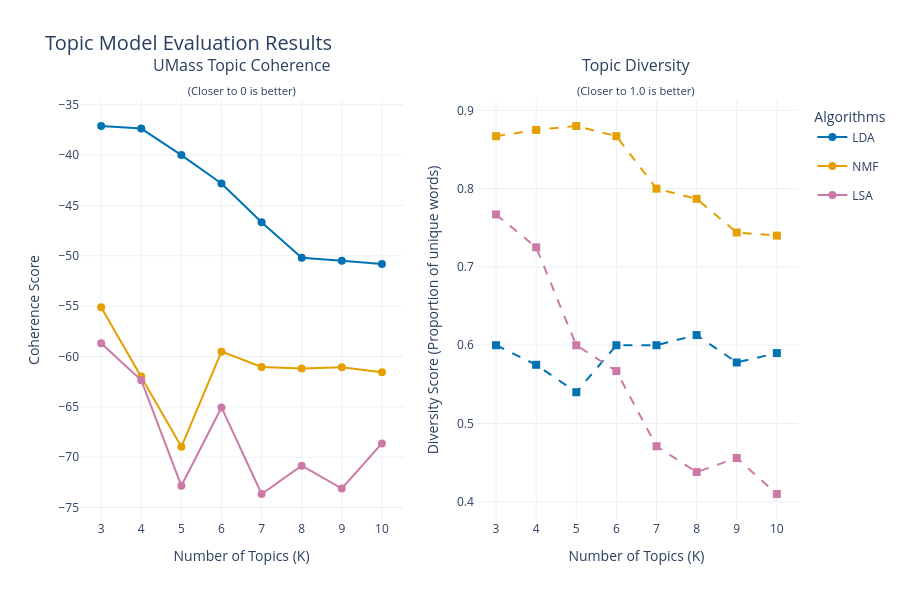

Notebook source saved alongside this figure:
### Code cell
import numpy as np
import pandas as pd
import plotly.graph_objects as go
from plotly.subplots import make_subplots
from joblib import Parallel, delayed
from sklearn.decomposition import LatentDirichletAllocation, NMF, TruncatedSVD

print("Initializing High-Performance Parallel Topic Model Evaluator...")

# CONFIGURATION
# Define the range of 'K' (number of topics) to test
TOPIC_RANGE = [3, 4, 5, 6, 7, 8, 9, 10]
ALGORITHMS = ['LDA', 'NMF', 'LSA']
NO_TOP_WORDS = 10 # Number of words to evaluate for Coherence and Diversity

# Pre-calculate a binary Document-Term matrix. 
binary_bow_matrix = (bow_matrix > 0).astype(int)

# CUSTOM EVALUATION METRICS 
def calculate_diversity(topic_words_list):
    """
    Calculates Topic Diversity.
    Formula: (Number of unique words across all topics) / (Total words extracted)
    Range: 0.0 to 1.0 (Higher is better)
    """
    all_words = []
    for words in topic_words_list:
        all_words.extend(words)
    unique_words = set(all_words)
    return len(unique_words) / len(all_words)

def calculate_umass_coherence(topic_words_indices, binary_matrix):
    """
    Calculates UMass Coherence directly from the binary Bag of Words matrix.
    It checks how often the top words co-occur in the actual lyrics.
    (Closer to 0 is better, highly negative means poor coherence).
    """
    coherence_score = 0.0
    num_topics = len(topic_words_indices)
    
    for word_indices in topic_words_indices:
        topic_score = 0.0
        # Iterate over all word pairs (w_i, w_j) in the top words
        for i in range(1, len(word_indices)):
            for j in range(i):
                w_i = word_indices[i]
                w_j = word_indices[j]
                
                # Document frequency of w_j
                doc_freq_j = binary_matrix[:, w_j].sum()
                # Co-document frequency of w_i and w_j
                # Using sparse matrix dot product for speed
                co_doc_freq = binary_matrix[:, w_i].T.dot(binary_matrix[:, w_j])[0, 0]
                
                # UMass formula with +1 smoothing to avoid log(0)
                if doc_freq_j > 0:
                    topic_score += np.log((co_doc_freq + 1.0) / doc_freq_j)
                    
        coherence_score += topic_score
        
    return coherence_score / num_topics

# PARALLEL WORKER FUNCTION
def train_and_evaluate(algo_name, k, bow_mat, tfidf_mat, feature_names, binary_mat):
    """
    This is the core function that will be shipped to each CPU thread.
    """
    # Initialize the correct model based on the name
    if algo_name == 'LDA':
        model = LatentDirichletAllocation(n_components=k, random_state=42, max_iter=10)
        matrix_to_use = bow_mat # LDA must use BoW
    elif algo_name == 'NMF':
        model = NMF(n_components=k, random_state=42, init='nndsvd', max_iter=200)
        matrix_to_use = tfidf_mat # NMF uses TF-IDF
    elif algo_name == 'LSA':
        model = TruncatedSVD(n_components=k, random_state=42)
        matrix_to_use = tfidf_mat # LSA uses TF-IDF
        
    # Train the model
    model.fit(matrix_to_use)
    
    # Extract top words indices for metrics
    topic_words_indices = []
    topic_words_strings = []
    
    for topic in model.components_:
        # Get top indices
        top_indices = topic.argsort()[:-NO_TOP_WORDS - 1:-1]
        topic_words_indices.append(top_indices)
        
        # Get top actual string words for diversity
        top_strings = [feature_names[i] for i in top_indices]
        topic_words_strings.append(top_strings)
        
    # Calculate Custom Metrics
    diversity = calculate_diversity(topic_words_strings)
    coherence = calculate_umass_coherence(topic_words_indices, binary_mat)
    
    # Return a dictionary of results for this specific run
    return {
        'Algorithm': algo_name,
        'K_Topics': k,
        'Diversity': round(diversity, 3),
        'Coherence': round(coherence, 3)
    }

# EXECUTE PARALLEL GRID SEARCH 
print(f"Distributing tasks across all CPU cores (n_jobs=-1)...")
# Build the task list
tasks = [(algo, k) for algo in ALGORITHMS for k in TOPIC_RANGE]

# Run the tasks in parallel
# n_jobs=-1 tells joblib to use 100% of available CPU cores
results = Parallel(n_jobs=-1, verbose=10)(
    delayed(train_and_evaluate)(
        algo, k, bow_matrix, tfidf_matrix, feature_names, binary_bow_matrix
    ) for algo, k in tasks
)

# Convert results to a clean Pandas DataFrame for easy reading
df_results = pd.DataFrame(results)
print("\n" + "="*50)
print("              EVALUATION COMPLETED")
print("="*50)
print(df_results.sort_values(by=['Algorithm', 'K_Topics']).to_string(index=False))


# VISUALIZE THE RESULTS (Plotly)
print("\nGenerazione della dashboard interattiva...")

# Colorblind-Friendly palette
colors = {'LDA': '#0072B2', 'NMF': '#E69F00', 'LSA': '#CC79A7'}

# Initialize a figure with two side-by-side subplots
fig = make_subplots(
    rows=1, cols=2,
    subplot_titles=(
        'UMass Topic Coherence<br><sub>(Closer to 0 is better)</sub>', 
        'Topic Diversity<br><sub>(Closer to 1.0 is better)</sub>'
    ),
    horizontal_spacing=0.1
)

# Populate the subplots with lines and markers for each algorithm
for algo in ALGORITHMS:
    subset = df_results[df_results['Algorithm'] == algo]
    
    # Graph 1: Coherence
    fig.add_trace(go.Scatter(
        x=subset['K_Topics'], 
        y=subset['Coherence'],
        mode='lines+markers',
        name=algo,
        line=dict(color=colors[algo], width=2),
        marker=dict(symbol='circle', size=8),
        legendgroup=algo,
        hovertemplate="<b>%{text}</b><br>K: %{x}<br>Coerenza: %{y:.3f}<extra></extra>",
        text=[algo] * len(subset)
    ), row=1, col=1)
    
    # Graph 2: Diversity
    fig.add_trace(go.Scatter(
        x=subset['K_Topics'], 
        y=subset['Diversity'],
        mode='lines+markers',
        name=algo,
        line=dict(color=colors[algo], width=2, dash='dash'),
        marker=dict(symbol='square', size=8),
        legendgroup=algo,
        showlegend=False, 
        hovertemplate="<b>%{text}</b><br>K: %{x}<br>Diversità: %{y:.3f}<extra></extra>",
        text=[algo] * len(subset)
    ), row=1, col=2)

fig.update_layout(
    title_text="Topic Model Evaluation Results",
    title_font_size=20,
    height=600,
    template="plotly_white",
    legend=dict(
        title="Algorithms",
        yanchor="top", y=0.99,
        xanchor="left", x=1.02
    ),
    hovermode="x unified"
)

# Axes Labels
fig.update_xaxes(title_text="Number of Topics (K)", tickmode='linear', dtick=1, row=1, col=1)
fig.update_xaxes(title_text="Number of Topics (K)", tickmode='linear', dtick=1, row=1, col=2)

fig.update_yaxes(title_text="Coherence Score", row=1, col=1)
fig.update_yaxes(title_text="Diversity Score (Proportion of unique words)", row=1, col=2)

# Show the interactive plot
fig.show()

### Figure 1 — Plotly figure (JSON) as saved in the notebook; plotly's stock layout.template omitted (floating-point values rounded to 4 significant figures)
{"data": [{"hovertemplate": "<b>%{text}</b><br>K: %{x}<br>Coerenza: %{y:.3f}<extra></extra>", "legendgroup": "LDA", "line": {"color": "#0072B2", "width": 2}, "marker": {"size": 8, "symbol": "circle"}, "mode": "lines+markers", "name": "LDA", "text": ["LDA", "LDA", "LDA", "LDA", "LDA", "LDA", "LDA", "LDA"], "type": "scatter", "x": [3, 4, 5, 6, 7, 8, 9, 10], "xaxis": "x", "y": [-37.11, -37.36, -40.0, -42.82, -46.67, -50.19, -50.48, -50.82], "yaxis": "y"}, {"hovertemplate": "<b>%{text}</b><br>K: %{x}<br>Diversità: %{y:.3f}<extra></extra>", "legendgroup": "LDA", "line": {"color": "#0072B2", "dash": "dash", "width": 2}, "marker": {"size": 8, "symbol": "square"}, "mode": "lines+markers", "name": "LDA", "showlegend": false, "text": ["LDA", "LDA", "LDA", "LDA", "LDA", "LDA", "LDA", "LDA"], "type": "scatter", "x": [3, 4, 5, 6, 7, 8, 9, 10], "xaxis": "x2", "y": [0.6, 0.575, 0.54, 0.6, 0.6, 0.613, 0.578, 0.59], "yaxis": "y2"}, {"hovertemplate": "<b>%{text}</b><br>K: %{x}<br>Coerenza: %{y:.3f}<extra></extra>", "legendgroup": "NMF", "line": {"color": "#E69F00", "width": 2}, "marker": {"size": 8, "symbol": "circle"}, "mode": "lines+markers", "name": "NMF", "text": ["NMF", "NMF", "NMF", "NMF", "NMF", "NMF", "NMF", "NMF"], "type": "scatter", "x": [3, 4, 5, 6, 7, 8, 9, 10], "xaxis": "x", "y": [-55.11, -61.99, -68.97, -59.52, -61.04, -61.19, -61.07, -61.57], "yaxis": "y"}, {"hovertemplate": "<b>%{text}</b><br>K: %{x}<br>Diversità: %{y:.3f}<extra></extra>", "legendgroup": "NMF", "line": {"color": "#E69F00", "dash": "dash", "width": 2}, "marker": {"size": 8, "symbol": "square"}, "mode": "lines+markers", "name": "NMF", "showlegend": false, "text": ["NMF", "NMF", "NMF", "NMF", "NMF", "NMF", "NMF", "NMF"], "type": "scatter", "x": [3, 4, 5, 6, 7, 8, 9, 10], "xaxis": "x2", "y": [0.867, 0.875, 0.88, 0.867, 0.8, 0.787, 0.744, 0.74], "yaxis": "y2"}, {"hovertemplate": "<b>%{text}</b><br>K: %{x}<br>Coerenza: %{y:.3f}<extra></extra>", "legendgroup": "LSA", "line": {"color": "#CC79A7", "width": 2}, "marker": {"size": 8, "symbol": "circle"}, "mode": "lines+markers", "name": "LSA", "text": ["LSA", "LSA", "LSA", "LSA", "LSA", "LSA", "LSA", "LSA"], "type": "scatter", "x": [3, 4, 5, 6, 7, 8, 9, 10], "xaxis": "x", "y": [-58.69, -62.36, -72.84, -65.06, -73.65, -70.84, -73.11, -68.63], "yaxis": "y"}, {"hovertemplate": "<b>%{text}</b><br>K: %{x}<br>Diversità: %{y:.3f}<extra></extra>", "legendgroup": "LSA", "line": {"color": "#CC79A7", "dash": "dash", "width": 2}, "marker": {"size": 8, "symbol": "square"}, "mode": "lines+markers", "name": "LSA", "showlegend": false, "text": ["LSA", "LSA", "LSA", "LSA", "LSA", "LSA", "LSA", "LSA"], "type": "scatter", "x": [3, 4, 5, 6, 7, 8, 9, 10], "xaxis": "x2", "y": [0.767, 0.725, 0.6, 0.567, 0.471, 0.438, 0.456, 0.41], "yaxis": "y2"}], "layout": {"annotations": [{"font": {"size": 16}, "showarrow": false, "text": "UMass Topic Coherence<br><sub>(Closer to 0 is better)</sub>", "x": 0.225, "xanchor": "center", "xref": "paper", "y": 1, "yanchor": "bottom", "yref": "paper"}, {"font": {"size": 16}, "showarrow": false, "text": "Topic Diversity<br><sub>(Closer to 1.0 is better)</sub>", "x": 0.775, "xanchor": "center", "xref": "paper", "y": 1, "yanchor": "bottom", "yref": "paper"}], "height": 600, "hovermode": "x unified", "legend": {"title": {"text": "Algorithms"}, "x": 1.02, "xanchor": "left", "y": 0.99, "yanchor": "top"}, "title": {"font": {"size": 20}, "text": "Topic Model Evaluation Results"}, "xaxis": {"anchor": "y", "domain": [0, 0.45], "dtick": 1, "tickmode": "linear", "title": {"text": "Number of Topics (K)"}}, "xaxis2": {"anchor": "y2", "domain": [0.55, 1], "dtick": 1, "tickmode": "linear", "title": {"text": "Number of Topics (K)"}}, "yaxis": {"anchor": "x", "domain": [0, 1], "title": {"text": "Coherence Score"}}, "yaxis2": {"anchor": "x2", "domain": [0, 1], "title": {"text": "Diversity Score (Proportion of unique words)"}}}}
